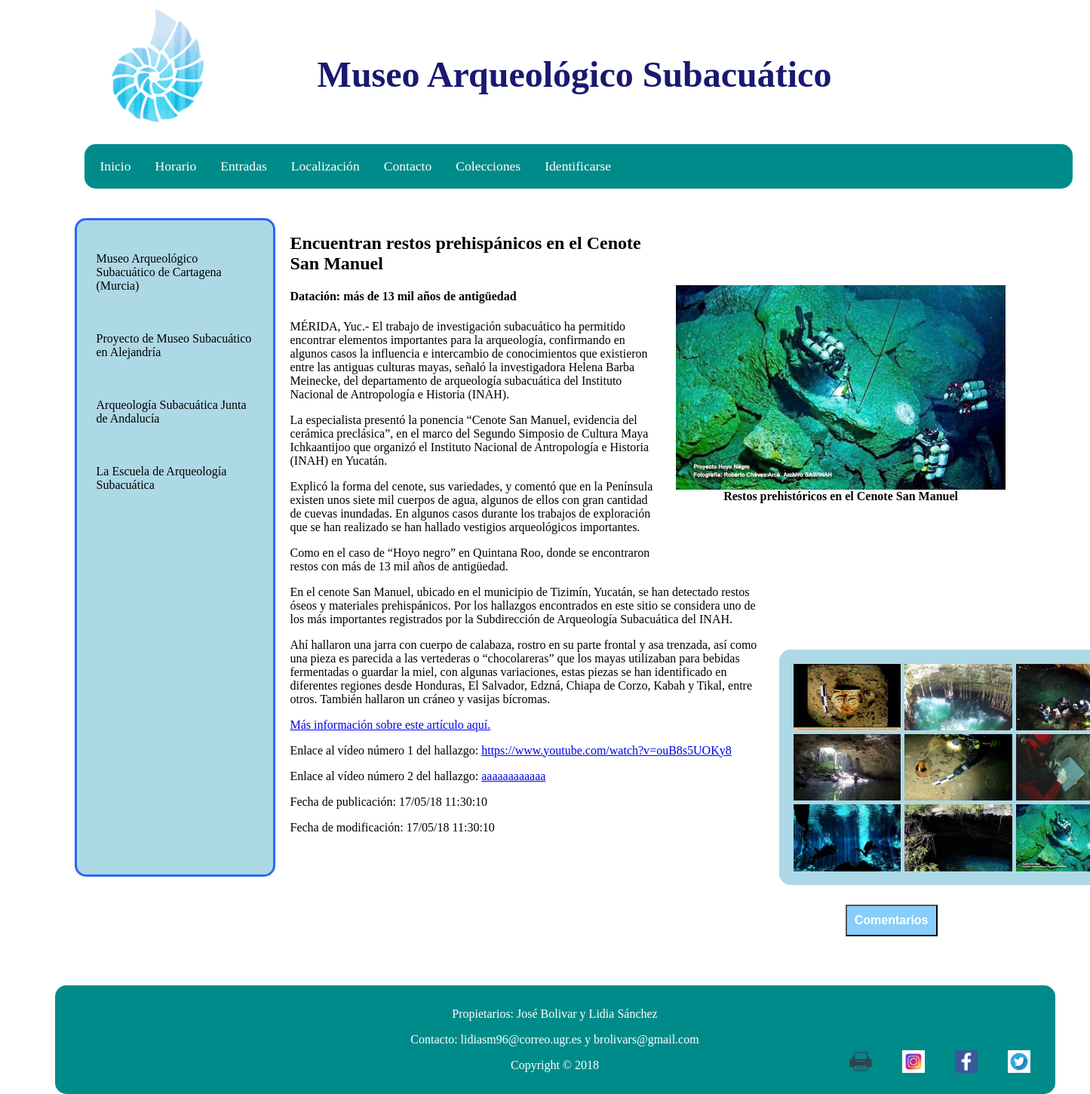
Page /PHP/index.php?obra=1 on the committed database.
### tables this page shows
CREATE TABLE `obras` (
  `ID` int(3) NOT NULL,
  `miniatura` text NOT NULL,
  `descripcion` text NOT NULL,
  `Titulo` text NOT NULL,
  `Imagen` text NOT NULL,
  `Fecha_Publicacion` timestamp NULL DEFAULT NULL ON UPDATE CURRENT_TIMESTAMP,
  `Fecha_Modificacion` timestamp NOT NULL DEFAULT '0000-00-00 00:00:00'
);

### PHP/index.php (called while the page is built, shortened)
<?php
    require_once("bd/ConexionBD.php");
    require("controladores/controlador_Obras.php");
?>

### PHP/bd/ConexionBD.php (called while the page is built, shortened)
<?php
    class ConexionBD {
        public static function abrirConexion() {
    	    $conexion = new mysqli('localhost', 'sibw1718', 'sibw1718') or exit('No se pudo conectar con el servidor');
    	    mysqli_select_db($conexion,'p4_sibw_bd') or die ( "No se ha podido conectar a la base de datos" );
        	mysqli_set_charset($conexion, 'utf8');
        	return $conexion;
        }
    }
?>

### PHP/modelos/modelo_Obras.php (called while the page is built, shortened)
<?php
class ModeloObras{
	public $conexionBD;
    public function __construct() {
	    $this->conexionBD = ConexionBD::abrirConexion();
    }
    public function getNombre ($id_obra) {
        $seleccion = "SELECT Titulo FROM obras WHERE ID = $id_obra";
        $resultado = mysqli_query ($this->conexionBD, $seleccion);
        $nombre = array();
        while ( $fila = mysqli_fetch_array ($resultado) ) {
            $nombre = $fila[0];
        }
        return $nombre;
    }
    public function getImagen ($id_obra) {
        $seleccion = "SELECT Imagen FROM obras WHERE ID = $id_obra";
        $resultado = mysqli_query ($this->conexionBD, $seleccion);
        while ( $fila = mysqli_fetch_array ($resultado) ) {
            $imagen = $fila[0];
        }
        return $imagen;
    }
    public function getDescripcion ($id_obra) {
        $seleccion = "SELECT descripcion FROM obras WHERE ID = $id_obra";
        $resultado = mysqli_query ($this->conexionBD, $seleccion);
        while ( $fila = mysqli_fetch_array ($resultado) ) {
            $descripcion = $fila[0];
        }
        return $descripcion;
    }
    public function getGaleria ($id_obra) {
        $seleccion = "SELECT ruta_imagen FROM galerias WHERE obra_asociada=$id_obra";
        $resultado = mysqli_query ($this->conexionBD, $seleccion);
        $galeria = array();
        while ( $fila = mysqli_fetch_array ($resultado, MYSQLI_ASSOC) ) {
            $galeria[] = $fila['ruta_imagen'];
        }
        return $galeria;
    }
    public function getVideos($id_obra) {
        $seleccion = "SELECT url_video FROM videos WHERE obra_asociada=$id_obra";
        $resultado = mysqli_query ($this->conexionBD, $seleccion);
        $videos = array();
        while ( $fila = mysqli_fetch_array ($resultado, MYSQLI_ASSOC) ) {
            $videos[] = $fila['url_video'];
        }
        return $videos;
    }
    public function getFechaPublicacion($id_obra) {
        $seleccion = "SELECT Fecha_Publicacion FROM obras WHERE ID = $id_obra";
        $resultado = mysqli_query ($this->conexionBD, $seleccion);
        while ( $fila = mysqli_fetch_array ($resultado) ) {
            $fecha_publ = $fila[0];
        }
        return $fecha_publ;
    }
    public function getFechaModificacion($id_obra) {
        $seleccion = "SELECT Fecha_Modificacion FROM obras WHERE ID = $id_obra";
        $resultado = mysqli_query ($this->conexionBD, $seleccion);
        while ( $fila = mysqli_fetch_array ($resultado) ) {
            $fecha_mod = $fila[0];
        }
        return $fecha_mod;
    }
}
?>

### PHP/vistas/formulario.php (the view, shortened to what this page needs)
<button id="botonComentarios" onclick="mostrarPanelComentarios()">Comentarios</button>

### PHP/vistas/obra.php
<div class = "Contenido">
	<div class="dos_columnas">
		<?php
			if(isset($_GET["obra"])){
				echo "<div class='img_obra'>";
				echo "<img src='../Imagenes/" .$imagen_obra. "'>";
				echo "<div class='pie_foto'>" .$nombre_obra. "</div>";
				echo "</div>";
				echo "<div class ='Descripcion'>";
				echo "<p> $descripcion </p>";
				echo "</div>";
				if (count($galeria_obra) > 0) { ?>
					<div class="galeria">
				        <?php
				          for ($i=0; $i < count($galeria_obra); $i++) {
				            ?>
				            <div class = "obras_galeria">
				            	<?php echo '<img src="../Imagenes/' .$galeria_obra[$i]. '"/>';?>
				            </div>
			          	<?php } ?>
					</div>
				<?php }
				for ($j=0; $j < count($videos_obra); $j++) {
					$n_video = $j+1;
					echo "<p>Enlace al vídeo número $n_video del hallazgo: <a href='$videos_obra[$j]' target='_blank'>$videos_obra[$j]</a></p>";
				}
       			$fechaPubl_formateada = date('d/m/y H:i:s', strtotime($fecha_publicacion));
				echo "<p>Fecha de publicación: ".$fechaPubl_formateada."</p>";
				$fechaModif_formateada = date('d/m/y H:i:s', strtotime($fecha_modificacion));
				echo "<p>Fecha de modificación: ".$fechaModif_formateada."</p>";
			}
		?>
	</div>
</div>

### CSS/estilo-obras-portada.css (style rules this page uses)
body { font-size: 100%; padding: 0; margin: 0; }
img { width: 100%; height: auto; }
.pie_foto { text-align: center; color: black; font-weight: bold; font-size: 100%; margin-bottom: 10%; width: 100%; }
.Contenido, .video { float: right; width: 48%; margin-right: 28%; margin-bottom: 2%; }
.img_obra { float: right; width: 70%; margin-top: 50px; margin-right: -55%; padding: 3%; }
.galeria { display: grid; grid-template-columns: auto auto auto; grid-column-gap: 5px; grid-row-gap: 5px; width: 70%; border-radius: 15px; background-color: lightblue; padding: 15px; float: right; width: 70%; margin-top: -20%; margin-right: -80%; padding: 3%; }
.obras_galeria { width: 100%; height: auto; float: right; }
#botonComentarios { float: right; color: white; font-weight: bold; background: lightskyblue; margin-right: 10%; margin-left: 10%; margin-bottom: 5%; padding: 10px; font-size: 100%; }

### CSS/estilo-print.css (style rules this page uses)
body { font-size: 100%; margin-left: 50px; }
img { width: 100%; height: 20%; position: absolute; margin-top: -40%; }
.pie_foto { text-align: center; color: black; font-weight: bold; font-size: 100%; margin-bottom: 10%; margin-top: -10%; width: 100%; position: absolute; }
.Contenido { float: right; width: 100%; margin-right: 5%; margin-bottom: 2%; font: serif; }
.img_obra { float: left; background-color: white; width: 100%; margin-top: 5%; }
button { display: none; }
.dos_columnas { column-count: 2; margin-top: 40%; }
.galera, .obras_galeria { display: none; }

### rows in the picture
obras: Imagen (picture), Titulo "Restos prehistóricos en el Cenote San Manuel", descripcion "Encuentran restos prehispánicos en el Cenote San Manuel Datación: más de 13 mil años de antigüedad MÉRIDA, Yuc.- El trabajo de investigación subacuático ha permitido encontrar elementos importantes para la arqueología, confirmando en algunos casos la influencia e intercambio de conocimientos que existieron entre las antiguas culturas mayas, señaló la investigadora Helena Barba Meinecke, del departamento de arqueología subacuática del Instituto Nacional de Antropología e Historia (INAH). La especialista presentó la ponencia “Cenote San Manuel, evidencia del cerámica preclásica”, en el marco del Segundo Simposio de Cultura Maya Ichkaantijoo que organizó el Instituto Nacional de Antropología e…", Fecha_Publicacion "17/05/18 11:30:10", Fecha_Modificacion "17/05/18 11:30:10"

### other values in the picture
$nombresMenus[$i] "Inicio"
$nombresMenus[$i] "Horario"
$nombresMenus[$i] "Entradas"
$nombresMenus[$i] "Localización"
$nombresMenus[$i] "Contacto"
$nombresMenus[$i] "Colecciones"
$nombresMenus[$i] "Identificarse"
$n_video "1"
$videos_obra[$j] "https://www.youtube.com/watch?v=ouB8s5UOKy8"
$n_video "2"
$videos_obra[$j] "aaaaaaaaaaaa"
